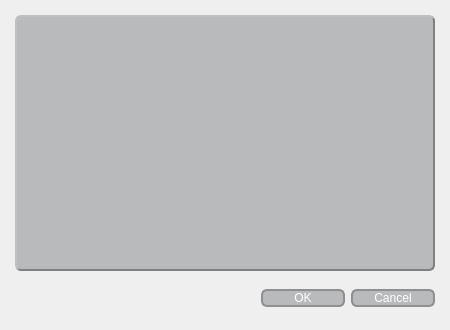
<?xml version="1.0" encoding="UTF-8"?>
<ui version="4.0">
 <class>Confirm</class>
 <widget class="QDialog" name="Confirm">
  <property name="geometry">
   <rect>
    <x>0</x>
    <y>0</y>
    <width>450</width>
    <height>330</height>
   </rect>
  </property>
  <property name="minimumSize">
   <size>
    <width>450</width>
    <height>330</height>
   </size>
  </property>
  <property name="maximumSize">
   <size>
    <width>450</width>
    <height>330</height>
   </size>
  </property>
  <property name="windowTitle">
   <string>Confirm</string>
  </property>
  <property name="windowIcon">
   <iconset resource="img.qrc">
    <normaloff>:/images/dReamTablesDero.png</normaloff>:/images/dReamTablesDero.png</iconset>
  </property>
  <property name="styleSheet">
   <string notr="true">QDialog{
	background-image: url(:/images/background.png);	
}

QPushButton:enabled{
	color: rgb(255, 255, 255);
	background-color: rgba(85, 88, 93, 90);
    border: 2px solid #8f8f91;
    border-radius: 6px;
    min-width: 80px;
}

QPushButton:hover {
	background-color: rgba(79, 186, 196, 150);
}

QPushButton:pressed {
	background-color: rgb(56, 47, 165);
}</string>
  </property>
  <widget class="QTextBrowser" name="confirmTextBrowser">
   <property name="geometry">
    <rect>
     <x>15</x>
     <y>15</y>
     <width>420</width>
     <height>256</height>
    </rect>
   </property>
   <property name="minimumSize">
    <size>
     <width>420</width>
     <height>256</height>
    </size>
   </property>
   <property name="maximumSize">
    <size>
     <width>420</width>
     <height>256</height>
    </size>
   </property>
   <property name="font">
    <font>
     <pointsize>12</pointsize>
     <italic>true</italic>
    </font>
   </property>
   <property name="focusPolicy">
    <enum>Qt::NoFocus</enum>
   </property>
   <property name="styleSheet">
    <string notr="true">QTextBrowser{
    border-color: rgb(128, 128, 128);
    border-style: outset;
    border-width: 2px;
    border-radius: 6px;
    padding: 3px;
    background-color: rgba(85, 88, 93, 90);
    color: rgb(255, 255, 255);
}
</string>
   </property>
  </widget>
  <widget class="QDialogButtonBox" name="buttonBox">
   <property name="geometry">
    <rect>
     <x>261</x>
     <y>283</y>
     <width>174</width>
     <height>30</height>
    </rect>
   </property>
   <property name="minimumSize">
    <size>
     <width>174</width>
     <height>30</height>
    </size>
   </property>
   <property name="focusPolicy">
    <enum>Qt::StrongFocus</enum>
   </property>
   <property name="layoutDirection">
    <enum>Qt::LeftToRight</enum>
   </property>
   <property name="styleSheet">
    <string notr="true"/>
   </property>
   <property name="orientation">
    <enum>Qt::Horizontal</enum>
   </property>
   <property name="standardButtons">
    <set>QDialogButtonBox::Cancel|QDialogButtonBox::Ok</set>
   </property>
  </widget>
 </widget>
 <resources>
  <include location="img.qrc"/>
 </resources>
 <connections>
  <connection>
   <sender>buttonBox</sender>
   <signal>accepted()</signal>
   <receiver>Confirm</receiver>
   <slot>accept()</slot>
   <hints>
    <hint type="sourcelabel">
     <x>227</x>
     <y>281</y>
    </hint>
    <hint type="destinationlabel">
     <x>157</x>
     <y>274</y>
    </hint>
   </hints>
  </connection>
  <connection>
   <sender>buttonBox</sender>
   <signal>rejected()</signal>
   <receiver>Confirm</receiver>
   <slot>reject()</slot>
   <hints>
    <hint type="sourcelabel">
     <x>295</x>
     <y>287</y>
    </hint>
    <hint type="destinationlabel">
     <x>286</x>
     <y>274</y>
    </hint>
   </hints>
  </connection>
 </connections>
</ui>
